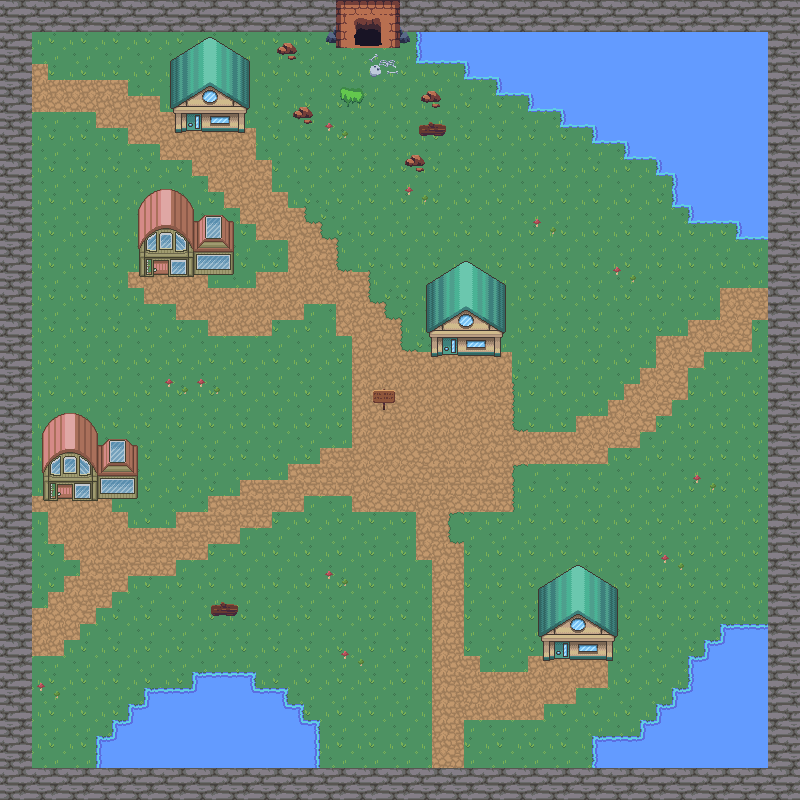

This is a level from a 2D game, rendered from its Tiled map with the project's own tilesets. A one-line summary and the map file follow, with tile-layer data summarised:
An orthogonal 50x50 tile map with 16x16 px tiles, 7 tile layers (background, walls, water, path, ...), 3 tilesets and 50 objects (42x collision, player, enter_house, enter_house_exit, exit_house2, ...).

<map version="1.9" tiledversion="1.9.0" orientation="orthogonal" renderorder="right-down" width="50" height="50" tilewidth="16" tileheight="16" infinite="0" nextlayerid="9" nextobjectid="63">
 <tileset firstgid="1" source="nature.tsx" />
 <tileset firstgid="721" source="house.tsx" />
 <tileset firstgid="1496" source="dungeon.tsx" />
 <layer id="1" name="background" width="50" height="50">
  <data>[2500 cells, 2500 non-empty, 4 distinct tile ids]</data>
 </layer>
 <layer id="2" name="walls" width="50" height="50">
  <data>[2500 cells, 384 non-empty, 4 distinct tile ids]</data>
 </layer>
 <layer id="4" name="water" width="50" height="50">
  <data>[2500 cells, 279 non-empty, 16 distinct tile ids]</data>
 </layer>
 <layer id="3" name="path" width="50" height="50">
  <data>[2500 cells, 422 non-empty, 8 distinct tile ids]</data>
 </layer>
 <layer id="6" name="house" width="50" height="50">
  <data>[2500 cells, 224 non-empty, 91 distinct tile ids]</data>
 </layer>
 <layer id="8" name="dungeon" width="50" height="50">
  <data>[2500 cells, 36 non-empty, 20 distinct tile ids]</data>
 </layer>
 <layer id="7" name="decoration" width="50" height="50">
  <data>[2500 cells, 66 non-empty, 19 distinct tile ids]</data>
 </layer>
 <objectgroup id="5" name="Objects">
  <object id="2" class="collision" x="-0.666667" y="0" width="32.6667" height="800" />
  <object id="3" class="collision" x="768" y="0" width="32" height="800" />
  <object id="5" class="collision" x="32" y="0" width="736" height="32" />
  <object id="6" class="collision" x="32" y="768" width="736" height="32" />
  <object id="11" name="player" x="432" y="432">
   <point />
  </object>
  <object id="12" class="collision" x="112" y="720" width="208" height="48" />
  <object id="13" class="collision" x="129.333" y="704.667" width="175.333" height="14.6667" />
  <object id="14" class="collision" x="144.667" y="688" width="144" height="16.6667" />
  <object id="15" class="collision" x="192" y="671.333" width="64" height="16" />
  <object id="16" class="collision" x="96.6667" y="736" width="16" height="31.3333" />
  <object id="17" class="collision" x="704" y="639.333" width="64" height="128" />
  <object id="18" class="collision" x="720" y="624" width="48" height="16" />
  <object id="19" class="collision" x="592.667" y="736" width="112" height="32" />
  <object id="20" class="collision" x="640" y="720" width="64" height="16" />
  <object id="21" class="collision" x="688.667" y="656.667" width="16" height="64" />
  <object id="22" class="collision" x="656" y="704" width="32" height="16" />
  <object id="23" class="collision" x="672" y="688" width="16" height="16" />
  <object id="24" class="collision" x="560" y="32" width="208" height="96" />
  <object id="25" class="collision" x="416" y="32" width="144" height="32" />
  <object id="26" class="collision" x="464" y="64" width="96" height="16" />
  <object id="27" class="collision" x="496" y="80" width="64" height="16" />
  <object id="28" class="collision" x="528" y="96" width="32" height="16" />
  <object id="29" class="collision" x="736" y="128" width="32" height="112" />
  <object id="30" class="collision" x="592" y="128" width="144" height="16" />
  <object id="31" class="collision" x="672" y="144" width="64" height="64" />
  <object id="32" class="collision" x="624" y="144" width="48" height="16" />
  <object id="33" class="collision" x="656" y="160" width="16" height="16" />
  <object id="34" class="collision" x="688" y="208" width="48" height="16" />
  <object id="35" class="collision" x="43" y="467.333" width="94.3333" height="33.3333" />
  <object id="42" class="collision" x="210" y="605.333" width="29.3333" height="9.3333" />
  <object id="43" class="collision" x="419" y="125.333" width="29.3333" height="9.3333" />
  <object id="36" class="collision" x="139.167" y="243.75" width="94.3333" height="33.3333" />
  <object id="37" class="collision" x="431" y="325" width="69.3333" height="31.6667" />
  <object id="38" class="collision" x="175.318" y="101.409" width="69.3333" height="31.6667" />
  <object id="39" class="collision" x="543.333" y="629" width="69.3333" height="31.6667" />
  <object id="40" name="enter_house" x="442" y="337.273" width="15.8182" height="23.4545" />
  <object id="41" name="enter_house_exit" x="450" y="382.788">
   <point />
  </object>
  <object id="44" name="exit_house2" x="160.333" y="306.333">
   <point />
  </object>
  <object id="45" name="enter_house2" x="153" y="261" width="16.3333" height="21" />
  <object id="46" name="enter_dungeon" x="352" y="16" width="32" height="32" />
  <object id="47" name="exit_dungeon" x="368" y="80">
   <point />
  </object>
  <object id="51" name="dungeon_exit_spawn" x="368" y="80">
   <point />
  </object>
  <object id="54" class="collision" x="176" y="64" width="64" height="32" />
  <object id="56" class="collision" x="144" y="192" width="48" height="48" />
  <object id="57" class="collision" x="192" y="224" width="32" height="16" />
  <object id="58" class="collision" x="48" y="448" width="80" height="16" />
  <object id="59" class="collision" x="48" y="416" width="48" height="32" />
  <object id="60" class="collision" x="432" y="288" width="64" height="32" />
  <object id="61" class="collision" x="448" y="272" width="32" height="16" />
  <object id="62" class="collision" x="544" y="576" width="64" height="48" />
 </objectgroup>
</map>
